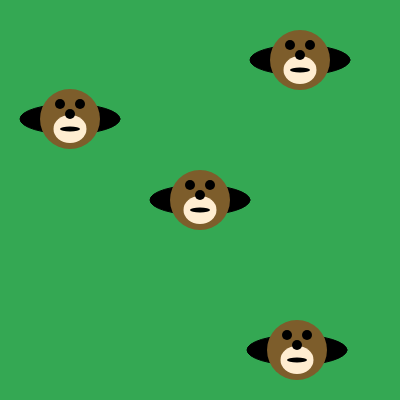
Frame 1 (no input)
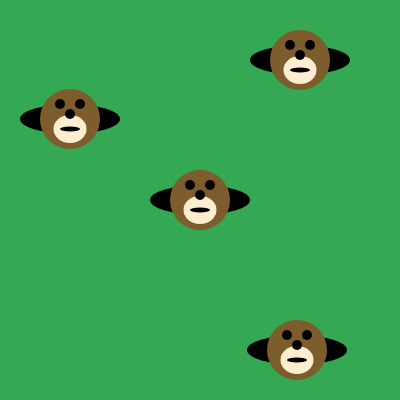
Frame 60 (no input)
Frame 120 (the mouse pressed at the canvas centre since frame 60): identical to frame 60, image omitted

The p5.js sketch that drew these frames (run headless with seeded random() and noise() and a simulated clock; from frame 60 on, the mouse is pressed at the canvas centre):

// p5.js sketch
// ── sketch.js
function setup() {
    var debug = true;
  if (debug == true) {
    canvasX = 400;
    canvasY = 400;
  } else {
    canvasX = 1920;
    canvasY = 891;
  }
  createCanvas(canvasX, canvasY);
}

function draw() {
    background(255,255,255);
    fill(255, 0, 0);var drawMole = function(moleX,moleY) {
        //var moleX = 248;
        //var moleY = 185;
        
        noStroke();
        fill(125, 93, 43);
        ellipse(moleX, moleY, 60, 60); // face
        fill(255, 237, 209);
        ellipse(moleX, moleY+10, 33, 28); 
        fill(0, 0, 0);
        ellipse(moleX-10, moleY-15, 10, 10); // eyes
        ellipse(moleX+10, moleY-15, 10, 10);
        ellipse(moleX, moleY-5, 10, 10); // nose
        ellipse(moleX, moleY+10, 20, 5); // mouth
    };
    
    background(52, 168, 83); // green grass
    fill(0, 0, 0);
    ellipse(200, 200, 100, 30); // holes!
    ellipse(70, 119, 100, 30);
    ellipse(300, 60, 100, 30);
    ellipse(297, 350, 100, 30);
    
    var hole1 = [200,200];
    var hole2 = [70,119];
    var hole3 = [300,60];
    var hole4 = [297, 350];
    drawMole(hole1[0],hole1[1]);
    drawMole(hole2[0],hole2[1]);
    drawMole(hole3[0],hole3[1]);
    drawMole(hole4[0],hole4[1]);
}
